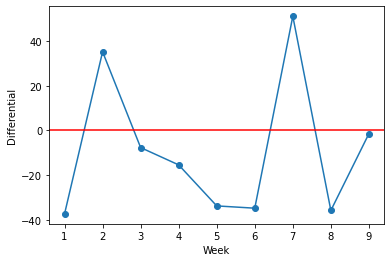

Generate this figure with Python:
import numpy as np
import matplotlib.pyplot as plt

pointsFor = [84.10,163.26,119.48,137.24,141.08,108.08,154.48,68.76,85.34]
pointsAgainst = [121.38,128.10,127.12,152.62,174.78,142.80,103.44,104.50,86.78]

pf = np.array(pointsFor)
pa = np.array(pointsAgainst)
diff = pf - pa

xpoints = []
for i in range(1,10):
    xpoints.append(str(i))

ypoints = diff


plt.plot(xpoints, ypoints, 'o', ls = "-")
plt.axhline(0, c='r')
plt.xlabel("Week")
plt.ylabel("Differential")
plt.show
